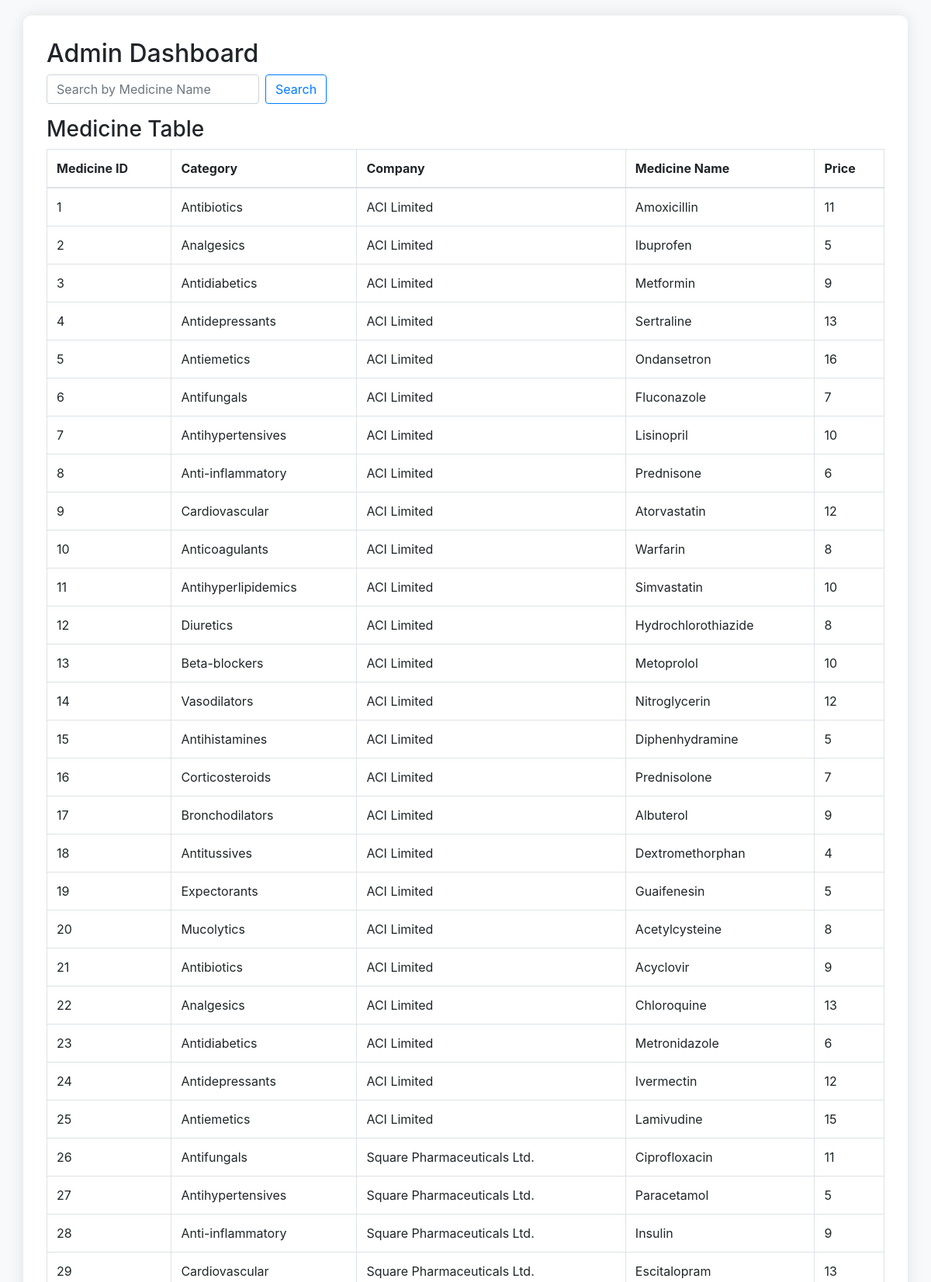
Page /ResultsFile.php (upper part) on the committed database.
### tables this page shows
CREATE TABLE `medicine` (
  `MedID` int(11) NOT NULL,
  `MedCatRef` int(11) DEFAULT NULL,
  `MedCompRef` int(11) DEFAULT NULL,
  `MedicineName` varchar(255) DEFAULT NULL,
  `MedicinePhoto` blob DEFAULT NULL,
  `Price` int(11) DEFAULT NULL
);

CREATE TABLE `category` (
  `VarID` int(11) NOT NULL,
  `CompanyRefID` int(11) DEFAULT NULL,
  `MedicineCategoryName` varchar(255) DEFAULT NULL,
  `DescUse` varchar(255) DEFAULT NULL
);

CREATE TABLE `companies` (
  `CompanyID` int(11) NOT NULL,
  `CompanyName` varchar(255) DEFAULT NULL,
  `EstablishDate` datetime DEFAULT NULL
);

### ResultsFile.php (the view, shortened to what this page needs)
<!DOCTYPE html>
<html lang="en">
<head>
    <link href="https://stackpath.bootstrapcdn.com/bootstrap/4.5.2/css/bootstrap.min.css" rel="stylesheet">
</head>
<body>
    <div class="container">
        <h2>Admin Dashboard</h2>
        <div class="row mb-3">
            <div class="col-md-6">
                <form class="form-inline my-2 my-lg-0" action="<?php echo htmlspecialchars($_SERVER["PHP_SELF"]); ?>" method="get">
                    <input class="form-control mr-sm-2" type="text" placeholder="Search by Medicine Name" aria-label="Search" name="search">
                    <button class="btn btn-outline-primary my-2 my-sm-0" type="submit">Search</button>
                </form>
            </div>
        </div>
        <h3>Medicine Table</h3>
        <table class="table table-bordered">
            <thead>
                <tr>
                    <th>Medicine ID</th>
                    <th>Category</th>
                    <th>Company</th>
                    <th>Medicine Name</th>
                    <th>Price</th>
                </tr>
            </thead>
            <tbody>
                <?php
                $servername = "localhost";
                $username = "root";
                $password = "";
                $dbname = "onlinepharmacy";
                $conn = new mysqli($servername, $username, $password, $dbname);
                $search_query = "";
                $sql_medicine = "SELECT m.MedID, c.MedicineCategoryName, co.CompanyName, m.MedicineName, m.Price
                                FROM medicine m
                                LEFT JOIN category c ON m.MedCatRef = c.VarID
                                LEFT JOIN companies co ON m.MedCompRef = co.CompanyID
                                $search_query";
                $result_medicine = $conn->query($sql_medicine);
                if ($result_medicine->num_rows > 0) {
                    while($row = $result_medicine->fetch_assoc()) {
                        echo "<tr>";
                        echo "<td>" . htmlspecialchars($row['MedID']) . "</td>";
                        echo "<td>" . htmlspecialchars($row['MedicineCategoryName']) . "</td>";
                        echo "<td>" . htmlspecialchars($row['CompanyName']) . "</td>";
                        echo "<td>" . htmlspecialchars($row['MedicineName']) . "</td>";
                        echo "<td>" . htmlspecialchars($row['Price']) . "</td>";
                        echo "</tr>";
                    }
                } else {
                    echo "<tr><td colspan='5'>No data available</td></tr>";
                }
                ?>
            </tbody>
        </table>
    </div>

### ResultsFile.php (style rules this page uses)
body { padding-top: 20px; background-color: #f8f9fa; }
.container { background-color: #ffffff; padding: 30px; border-radius: 10px; box-shadow: 0px 0px 20px rgba(0, 0, 0, 0.1); }

### rows in the picture
medicine: MedID "1", MedCatRef.MedicineCategoryName "Antibiotics", MedCompRef.CompanyName "ACI Limited", MedicineName "Amoxicillin", Price "11"
medicine: MedID "2", MedCatRef.MedicineCategoryName "Analgesics", MedCompRef.CompanyName "ACI Limited", MedicineName "Ibuprofen", Price "5"
medicine: MedID "3", MedCatRef.MedicineCategoryName "Antidiabetics", MedCompRef.CompanyName "ACI Limited", MedicineName "Metformin", Price "9"
medicine: MedID "4", MedCatRef.MedicineCategoryName "Antidepressants", MedCompRef.CompanyName "ACI Limited", MedicineName "Sertraline", Price "13"
medicine: MedID "5", MedCatRef.MedicineCategoryName "Antiemetics", MedCompRef.CompanyName "ACI Limited", MedicineName "Ondansetron", Price "16"
medicine: MedID "6", MedCatRef.MedicineCategoryName "Antifungals", MedCompRef.CompanyName "ACI Limited", MedicineName "Fluconazole", Price "7"
medicine: MedID "7", MedCatRef.MedicineCategoryName "Antihypertensives", MedCompRef.CompanyName "ACI Limited", MedicineName "Lisinopril", Price "10"
medicine: MedID "8", MedCatRef.MedicineCategoryName "Anti-inflammatory", MedCompRef.CompanyName "ACI Limited", MedicineName "Prednisone", Price "6"
medicine: MedID "9", MedCatRef.MedicineCategoryName "Cardiovascular", MedCompRef.CompanyName "ACI Limited", MedicineName "Atorvastatin", Price "12"
medicine: MedID "10", MedCatRef.MedicineCategoryName "Anticoagulants", MedCompRef.CompanyName "ACI Limited", MedicineName "Warfarin", Price "8"
medicine: MedID "11", MedCatRef.MedicineCategoryName "Antihyperlipidemics", MedCompRef.CompanyName "ACI Limited", MedicineName "Simvastatin", Price "10"
medicine: MedID "12", MedCatRef.MedicineCategoryName "Diuretics", MedCompRef.CompanyName "ACI Limited", MedicineName "Hydrochlorothiazide", Price "8"
medicine: MedID "13", MedCatRef.MedicineCategoryName "Beta-blockers", MedCompRef.CompanyName "ACI Limited", MedicineName "Metoprolol", Price "10"
medicine: MedID "14", MedCatRef.MedicineCategoryName "Vasodilators", MedCompRef.CompanyName "ACI Limited", MedicineName "Nitroglycerin", Price "12"
medicine: MedID "15", MedCatRef.MedicineCategoryName "Antihistamines", MedCompRef.CompanyName "ACI Limited", MedicineName "Diphenhydramine", Price "5"
medicine: MedID "16", MedCatRef.MedicineCategoryName "Corticosteroids", MedCompRef.CompanyName "ACI Limited", MedicineName "Prednisolone", Price "7"
medicine: MedID "17", MedCatRef.MedicineCategoryName "Bronchodilators", MedCompRef.CompanyName "ACI Limited", MedicineName "Albuterol", Price "9"
medicine: MedID "18", MedCatRef.MedicineCategoryName "Antitussives", MedCompRef.CompanyName "ACI Limited", MedicineName "Dextromethorphan", Price "4"
medicine: MedID "19", MedCatRef.MedicineCategoryName "Expectorants", MedCompRef.CompanyName "ACI Limited", MedicineName "Guaifenesin", Price "5"
medicine: MedID "20", MedCatRef.MedicineCategoryName "Mucolytics", MedCompRef.CompanyName "ACI Limited", MedicineName "Acetylcysteine", Price "8"
medicine: MedID "21", MedCatRef.MedicineCategoryName "Antibiotics", MedCompRef.CompanyName "ACI Limited", MedicineName "Acyclovir", Price "9"
medicine: MedID "22", MedCatRef.MedicineCategoryName "Analgesics", MedCompRef.CompanyName "ACI Limited", MedicineName "Chloroquine", Price "13"
medicine: MedID "23", MedCatRef.MedicineCategoryName "Antidiabetics", MedCompRef.CompanyName "ACI Limited", MedicineName "Metronidazole", Price "6"
medicine: MedID "24", MedCatRef.MedicineCategoryName "Antidepressants", MedCompRef.CompanyName "ACI Limited", MedicineName "Ivermectin", Price "12"
medicine: MedID "25", MedCatRef.MedicineCategoryName "Antiemetics", MedCompRef.CompanyName "ACI Limited", MedicineName "Lamivudine", Price "15"
medicine: MedID "26", MedCatRef.MedicineCategoryName "Antifungals", MedCompRef.CompanyName "Square Pharmaceuticals Ltd.", MedicineName "Ciprofloxacin", Price "11"
medicine: MedID "27", MedCatRef.MedicineCategoryName "Antihypertensives", MedCompRef.CompanyName "Square Pharmaceuticals Ltd.", MedicineName "Paracetamol", Price "5"
medicine: MedID "28", MedCatRef.MedicineCategoryName "Anti-inflammatory", MedCompRef.CompanyName "Square Pharmaceuticals Ltd.", MedicineName "Insulin", Price "9"
medicine: MedID "29", MedCatRef.MedicineCategoryName "Cardiovascular", MedCompRef.CompanyName "Square Pharmaceuticals Ltd.", MedicineName "Escitalopram", Price "13"
